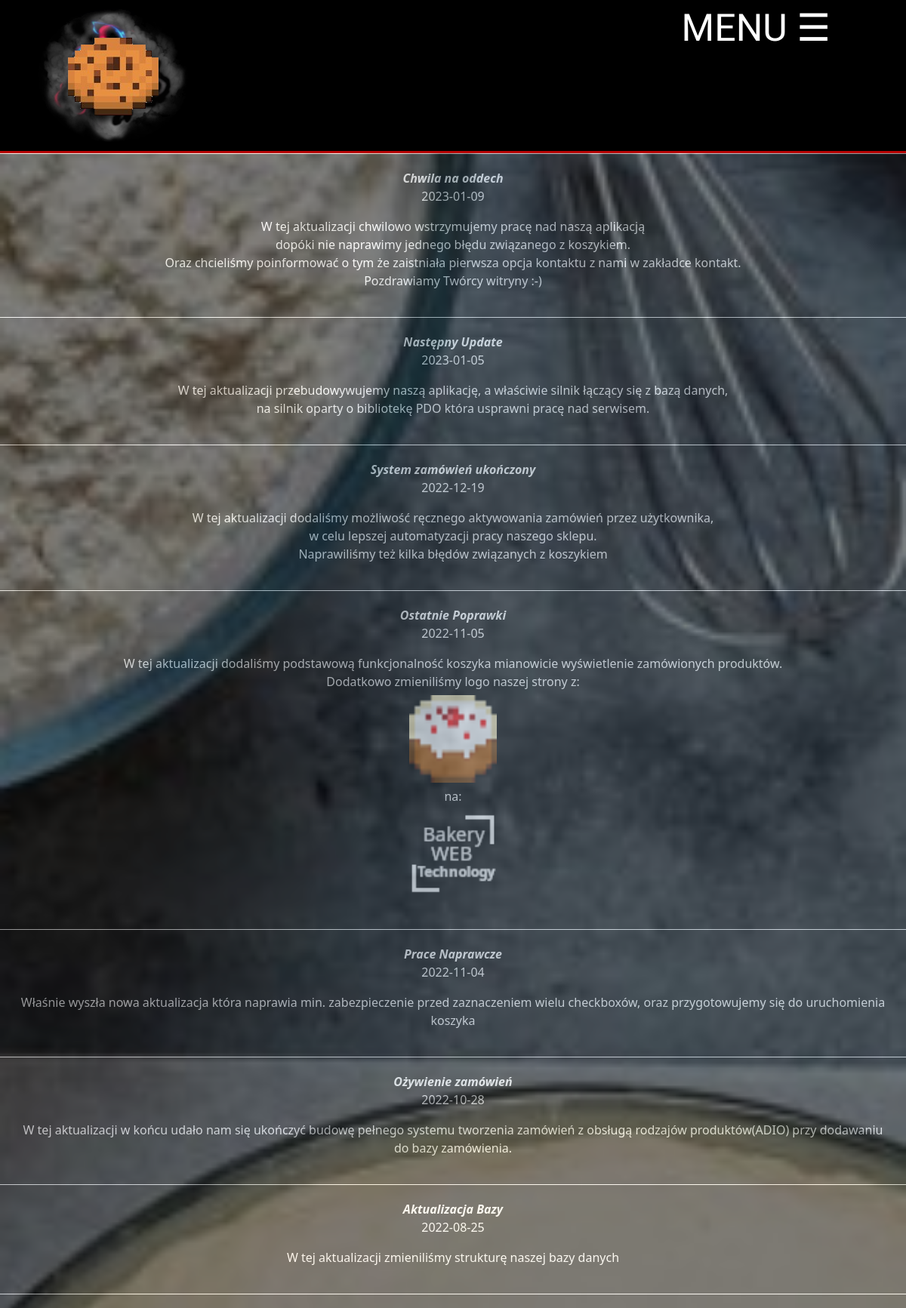
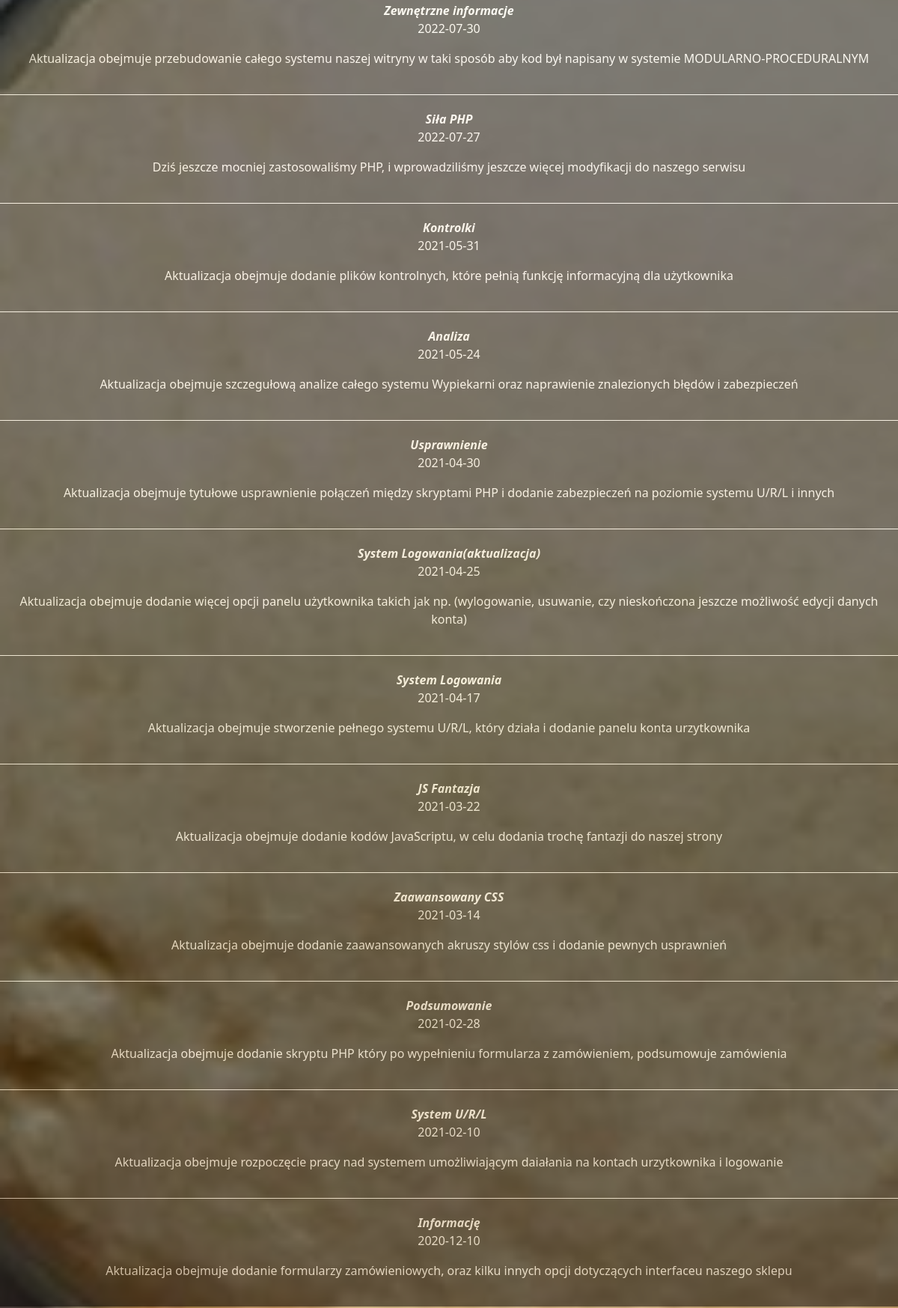
Screenshot of /aktuals.php (upper part) with the database file from the repository (2 pictures, top to bottom).
### tables this page shows
CREATE TABLE `aktualizacje` (
  `id` int(11) NOT NULL,
  `Nazwa` text NOT NULL,
  `Data` date DEFAULT NULL,
  `Opis` text NOT NULL
);

### aktuals.php (the view, shortened to what this page needs)
<?php
require_once('PDO.php');
$sql = "SELECT * FROM aktualizacje ORDER BY id DESC";
$query = $db->prepare($sql);
$query->execute();
?>
<!DOCTYPE html>
<html lang="pl-PL">
<head>
    <link rel="stylesheet" href="css/bootstrap.min.css" type="text/css" />
    <link rel="stylesheet" href="style.css" type="text/css" />
    <link rel="stylesheet" href="css1/font.css" type="text/css" />
</head>
<body>
    <div class="up">
        <div id="logo" onclick="x()">
            <div id="a">
                <img src="img/logo1.png" title="Logo" alt="Logo" />
            </div>
        </div>
        <ol>
            <li>
                <a href="#">
                    <span id="menu-text">MENU</span> &#9776;
                </a>
            </li>
        </ol>
    </div>
    <div class="main">
        <div id="c">
            <?php
            while ($row = $query->fetch()) {
            ?>
                <div id="front-zwrot">
                    <b><i><?php echo $row['Nazwa'] ?></i></b>
                    <p><?php echo $row['Data'] ?></p>
                    <p id="#"><?php echo $row['Opis'] ?></p>
                </div>
            <?php
            }
            ?>
        </div>
    </div>
</body>
</html>

### style.css (style rules this page uses)
body { background-color: #000; margin: 0; padding: 0; width: 100%; background-image: url("img/tło.png"); background-attachment: fixed; background-position: center; background-repeat: no-repeat; background-size: cover; }
.up { border-bottom: 3px solid #b70000; background-color: #000; margin: 0; padding: 0; width: 100%; color: #fff; font-family: "Gloria Hallelujah", cursive; display: flex; justify-content: space-between; padding-left: 50px; padding-right: 50px; }
#logo { margin: 0; width: 200px; padding: 0; float: left; }
ol { margin: 0; }
ol>li { float: right; list-style-type: none; padding: 0; font-size: 50px; text-align: center; margin: 0; }
ol>li>a { text-decoration: none; margin-right: 50px; color: #fff; }
#a { margin: 0; }
.main { padding: 0; text-align: center; height: 100%dvh; width: 100%; }
.main img { border-radius: 50px; width: 80vw; height: 80vw; border: #000 6px solid; }

### aktuals.php (style rules this page uses)
#front-zwrot { width: auto; height: auto; background-color: #000; opacity: 0.5; color: #fff; padding: 20px; margin-left: auto; margin-right: auto; margin: 0; text-shadow: #000; border-top: #fff solid 1px; }
#front-zwrot>b { display: inline-block; background-color: #000; color: #fff; }
#c { overflow-y: scroll; height: 100vh; }
#front-zwrot>p { display: inline-block; color: #fff; width: 100%; }
#k { border-radius: 0; width: 128px; height: 128px; }

### rows the page displays
aktualizacje: Nazwa "Chwila na oddech", Data "2023-01-09", Opis "W tej aktualizacji chwilowo wstrzymujemy pracę nad naszą aplikacją dopóki nie naprawimy jednego błędu związanego z koszykiem. Oraz chcieliśmy poinformować o tym że zaistniała pierwsza opcja kontaktu z nami w zakładce kontakt. Pozdrawiamy Twórcy witryny :-)"
aktualizacje: Nazwa "Następny Update", Data "2023-01-05", Opis "W tej aktualizacji przebudowywujemy naszą aplikację, a właściwie silnik łączący się z bazą danych, na silnik oparty o bibliotekę PDO która usprawni pracę nad serwisem."
aktualizacje: Nazwa "System zamówień ukończony", Data "2022-12-19", Opis "W tej aktualizacji dodaliśmy możliwość ręcznego aktywowania zamówień przez użytkownika, w celu lepszej automatyzacji pracy naszego sklepu. Naprawiliśmy też kilka błędów związanych z koszykiem"
aktualizacje: Nazwa "Ostatnie Poprawki", Data "2022-11-05", Opis "W tej aktualizacji dodaliśmy podstawową funkcjonalność koszyka mianowicie wyświetlenie zamówionych produktów. Dodatkowo zmieniliśmy logo naszej strony z: na:", Opis (picture)
aktualizacje: Nazwa "Prace Naprawcze", Data "2022-11-04", Opis "Właśnie wyszła nowa aktualizacja która naprawia min. zabezpieczenie przed zaznaczeniem wielu checkboxów, oraz przygotowujemy się do uruchomienia koszyka"
aktualizacje: Nazwa "Ożywienie zamówień", Data "2022-10-28", Opis "W tej aktualizacji w końcu udało nam się ukończyć budowę pełnego systemu tworzenia zamówień z obsługą rodzajów produktów(ADIO) przy dodawaniu do bazy zamówienia."
aktualizacje: Nazwa "Aktualizacja Bazy", Data "2022-08-25", Opis "W tej aktualizacji zmieniliśmy strukturę naszej bazy danych"
aktualizacje: Nazwa "Zewnętrzne informacje", Data "2022-07-30", Opis "Aktualizacja obejmuje przebudowanie całego systemu naszej witryny w taki sposób aby kod był napisany w systemie MODULARNO-PROCEDURALNYM"
aktualizacje: Nazwa "Siła PHP", Data "2022-07-27", Opis "Dziś jeszcze mocniej zastosowaliśmy PHP, i wprowadziliśmy jeszcze więcej modyfikacji do naszego serwisu"
aktualizacje: Nazwa "Kontrolki", Data "2021-05-31", Opis "Aktualizacja obejmuje dodanie plików kontrolnych, które pełnią funkcję informacyjną dla użytkownika"
aktualizacje: Nazwa "Analiza", Data "2021-05-24", Opis "Aktualizacja obejmuje szczegułową analize całego systemu Wypiekarni oraz naprawienie znalezionych błędów i zabezpieczeń"
aktualizacje: Nazwa "Usprawnienie", Data "2021-04-30", Opis "Aktualizacja obejmuje tytułowe usprawnienie połączeń między skryptami PHP i dodanie zabezpieczeń na poziomie systemu U/R/L i innych"
aktualizacje: Nazwa "System Logowania(aktualizacja)", Data "2021-04-25", Opis "Aktualizacja obejmuje dodanie więcej opcji panelu użytkownika takich jak np. (wylogowanie, usuwanie, czy nieskończona jeszcze możliwość edycji danych konta)"
aktualizacje: Nazwa "System Logowania", Data "2021-04-17", Opis "Aktualizacja obejmuje stworzenie pełnego systemu U/R/L, który działa i dodanie panelu konta urzytkownika"
aktualizacje: Nazwa "JS Fantazja", Data "2021-03-22", Opis "Aktualizacja obejmuje dodanie kodów JavaScriptu, w celu dodania trochę fantazji do naszej strony"
aktualizacje: Nazwa "Zaawansowany CSS", Data "2021-03-14", Opis "Aktualizacja obejmuje dodanie zaawansowanych akruszy stylów css i dodanie pewnych usprawnień"
aktualizacje: Nazwa "Podsumowanie", Data "2021-02-28", Opis "Aktualizacja obejmuje dodanie skryptu PHP który po wypełnieniu formularza z zamówieniem, podsumowuje zamówienia"
aktualizacje: Nazwa "System U/R/L", Data "2021-02-10", Opis "Aktualizacja obejmuje rozpoczęcie pracy nad systemem umożliwiającym daiałania na kontach urzytkownika i logowanie"
aktualizacje: Nazwa "Informację", Data "2020-12-10", Opis "Aktualizacja obejmuje dodanie formularzy zamówieniowych, oraz kilku innych opcji dotyczących interfaceu naszego sklepu"
